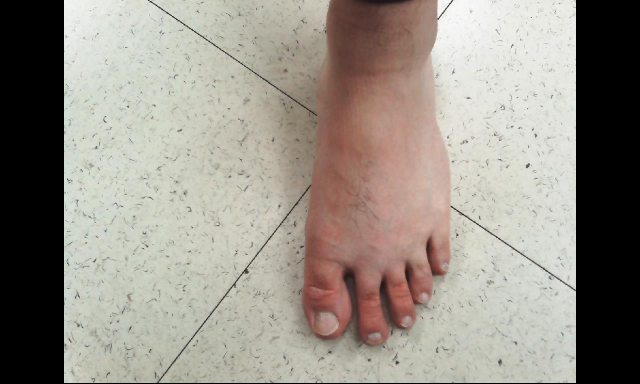
#> input picture foot_detection/image.jpg, 1280 x 768 px, given in place of the camera (shown at 1/2 size)
$ python 'good_features_to_track_가로_two_foot.py'
#> lines starting #> are read from the running program, lines starting #| are printed output that depends on the picture
import cv2
import numpy as np
from sklearn.neighbors import KNeighborsClassifier

def skin_detector(frame):
    img_HSV = cv2.cvtColor(frame, cv2.COLOR_BGR2HSV)
    HSV_mask = cv2.inRange(img_HSV, (0, 5, 0), (17, 170, 255))
    HSV_mask = cv2.morphologyEx(HSV_mask, cv2.MORPH_OPEN, np.ones((3, 3), np.uint8))

    # ycbcr 피부 영역 추출
    img_YCrCb = cv2.cvtColor(frame, cv2.COLOR_BGR2YCrCb)
    YCrCb_mask = cv2.inRange(img_YCrCb, (0, 135, 85), (255, 180, 135))
    YCrCb_mask = cv2.morphologyEx(YCrCb_mask, cv2.MORPH_OPEN, np.ones((3, 3), np.uint8))

    # and 연산으로 겹치는 것만 추출
    global_mask = cv2.bitwise_and(YCrCb_mask, HSV_mask)
    global_mask = cv2.medianBlur(global_mask, 3)
    global_mask = cv2.morphologyEx(global_mask, cv2.MORPH_OPEN, np.ones((3, 3), np.uint8))

    return global_mask

if __name__ == '__main__':

    cap = cv2.VideoCapture(1,cv2.CAP_DSHOW)
    lower = np.array([0, 48, 80], dtype="uint8")
    upper = np.array([20, 255, 255], dtype="uint8")

    while True:
        _, frame = cap.read()
#> frame is the input picture: shape (768, 1280, 3); mean B, G, R 135.6, 144.6, 150.8
        cv2.rectangle(frame,(180,60),(460,180),(0,0,255),5)
        cv2.rectangle(frame,(180,300),(460,420),(0,0,255),5)
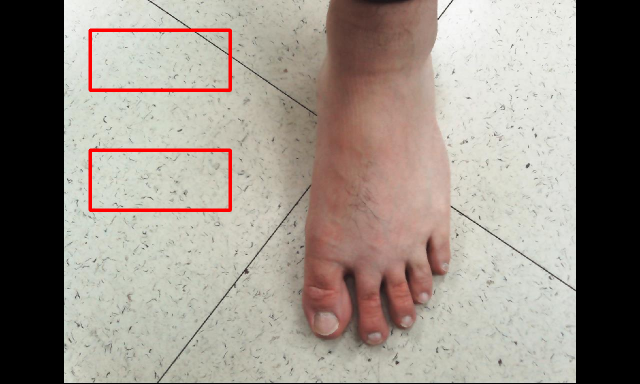
#> frame: shape (768, 1280, 3) (shown at 1/2 size); mean B, G, R 133.4, 142.3, 151.3
        frame1=frame[60:180,180:460]
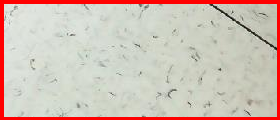
#> frame1: shape (120, 280, 3); mean B, G, R 181.7, 192.2, 209.2
        frame2=frame[300:420,180:460]
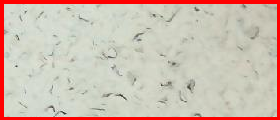
#> frame2: shape (120, 280, 3); mean B, G, R 177.2, 189.6, 207.7
        # cv2.line(frame, (380, 60), (380, 180), (0, 0, 255), 5)
        # cv2.line(frame, (380, 300), (380, 420), (0, 0, 255), 5)

        global_mask_1=skin_detector(frame1)
#> in skin_detector, `img_HSV = cv2.cvtColor(frame, cv2.COLOR_BGR2HSV)`: img_HSV: shape (120, 280, 3); mean H, S, V 39.1, 34.1, 213.1
#> in skin_detector, `HSV_mask = cv2.inRange(img_HSV, (0, 5, 0), (17, 170, 255))`: HSV_mask: shape (120, 280); every value is 0
#> in skin_detector, `img_YCrCb = cv2.cvtColor(frame, cv2.COLOR_BGR2YCrCb)`: img_YCrCb: shape (120, 280, 3); mean of channels 0, 1, 2 196.1, 137.3, 119.9
        global_mask_2=skin_detector(frame2)
#> in skin_detector (call 2), `img_HSV = cv2.cvtColor(frame, cv2.COLOR_BGR2HSV)`: img_HSV: shape (120, 280, 3); mean H, S, V 34.3, 36.7, 210.7
#> in skin_detector (call 2), `img_YCrCb = cv2.cvtColor(frame, cv2.COLOR_BGR2YCrCb)`: img_YCrCb: shape (120, 280, 3); mean of channels 0, 1, 2 193.7, 138, 118.6

        global_result_1 = cv2.cvtColor(frame1,cv2.COLOR_RGB2GRAY)
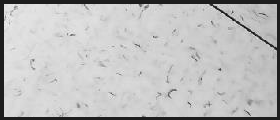
#> global_result_1: shape (120, 280); min 1, max 243, mean 190.9
        global_result_2 = cv2.cvtColor(frame2, cv2.COLOR_RGB2GRAY)
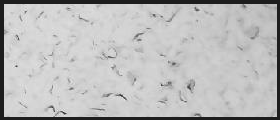
#> global_result_2: shape (120, 280); min 29, max 237, mean 188

        global_mask_1 = cv2.bitwise_not(global_mask_1)
#> global_mask_1: shape (120, 280); every value is 255
        global_mask_2 = cv2.bitwise_not(global_mask_2)

        corners_1 = cv2.goodFeaturesToTrack(global_result_1, 100, 0.01, 5, blockSize=5, useHarrisDetector=False)
#> corners_1 = 82 rows, first 8: [5, 5], [5, 115], [275, 5], [275, 115], [275, 45], [215, 5], [219, 69], [140, 5]
        corners_2 = cv2.goodFeaturesToTrack(global_result_2, 100, 0.01, 5, blockSize=5, useHarrisDetector=False)
#> corners_2 = 97 rows, first 8: [5, 5], [5, 115], [275, 115], [275, 5], [52, 107], [188, 87], [64, 114], [196, 9]

        center_1=[]
        center_2=[]
        count_1=0
        count_2=0
        threshold=4
        for i in corners_1:
            center_1.append(tuple(i[0]))
#> this loop made 82 passes
#> i on passes 1 to 12: [[5, 5]], [[5, 115]], [[275, 5]], [[275, 115]], [[275, 45]], [[215, 5]], [[219, 69]], [[140, 5]], [[275, 51]], [[248, 114]], [[146, 6]], [[235, 21]]
#> after the loop, center_1 = 82 pairs, first value 5 to 275, second value 5 to 115
        center_1.sort(key=lambda x: x[0],reverse=True)

        for i in range(0,len(center_1)):
            if global_mask_1[int(center_1[i][1])][int(center_1[i][0])]==0 and center_1[i][0]+180>370:
                if count_1<threshold:
                    count_1+=1
                    print("1",center_1[i])
                    cv2.line(frame, (int(center_1[i][0]+180),int(center_1[i][1])+60),(int(center_1[i][0]+180),int(center_1[i][1]+60)),(0, 0, 255), 10)
                else:
                    break
#> this loop made 82 passes
#> after the loop, count_1 = 0

        for i in corners_2:
            center_2.append(tuple(i[0]))
#> this loop made 97 passes
#> i on passes 1 to 12: [[5, 5]], [[5, 115]], [[275, 115]], [[275, 5]], [[52, 107]], [[188, 87]], [[64, 114]], [[196, 9]], [[16, 65]], [[162, 84]], [[154, 15]], [[121, 95]]
#> after the loop, center_2 = 97 pairs, first value 5 to 275, second value 5 to 115
        center_2.sort(key=lambda x: x[0],reverse=False)

        for i in range(0,len(center_2)):
            if global_mask_2[int(center_2[i][1])][int(center_2[i][0])]==0 and center_2[i][0]+180>370:
                if count_2 < threshold:
                    print("2",center_2[i])
                    count_2+=1
                    cv2.line(frame, (int(center_2[i][0]+180),int(center_2[i][1]+300)),(int(center_2[i][0]+180),int(center_2[i][1]+300)),(0, 0, 255), 10)
                else:
                    break
#> this loop made 97 passes
#> after the loop, count_2 = 0

        cv2.imshow("dst", frame)
        cv2.imshow("global mask 1",global_mask_1)
        cv2.imshow("global mask 2",global_mask_2)

        if cv2.waitKey(1) & 0xFF == ord("q"):
#> (key q is pressed here)
            break
cv2.waitKey(0)
cv2.destroyAllWindows()
